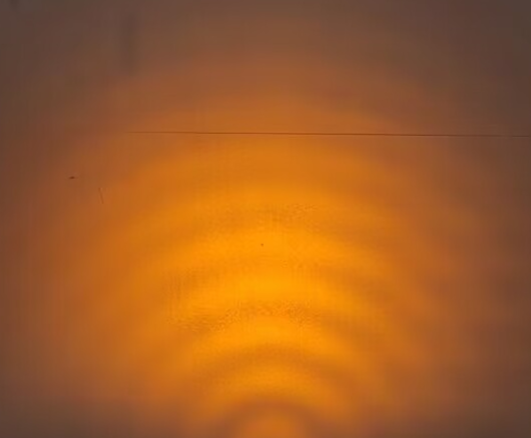
%> input picture picture/Image/1.png, 531 x 438 px
$ octave picture_processing.m   (GNU Octave 9; MATLAB toolbox functions it lacks are replaced by stand-ins)
%> lines starting %> are read from the running program, lines starting %| are printed output that depends on the picture; in (x1, y1, x2, y2) boxes, pixels count from 0 and x2, y2 are one past the last pixel; in counts of white or black regions, pixels touching at a corner belong together; the program's own positions count from 1
clc;
clear;
% 读取图像
I = imread('D:\水面波\picture\Image\1.png');
%> I is the input picture: size 438x531x3 uint8; mean R, G, B 161.6, 93.5, 38.2

% 将图像转换为灰度图
I_gray = rgb2gray(I);
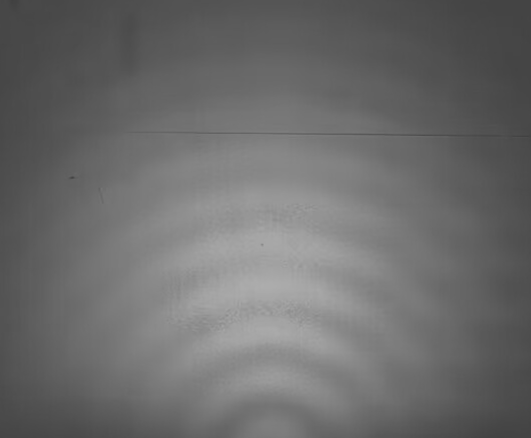
%> I_gray: size 438x531 uint8; min 64, max 173, mean 107.6

% 对图像进行直方图均衡化
I_eq = histeq(I_gray);
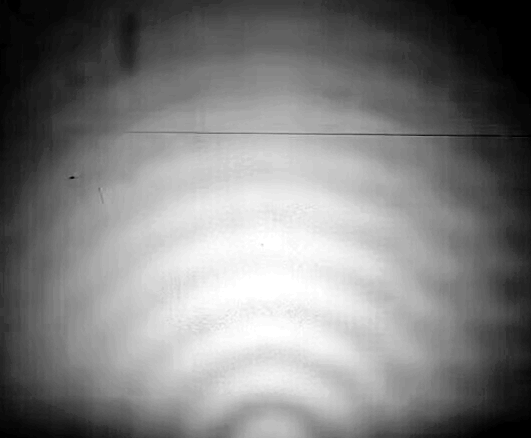
%> I_eq: size 438x531 uint8; min 0, max 255, mean 127.2

% --- 对均衡化后的图像进行高通滤波 ---
% 获取图像大小
[M, N] = size(I_eq);
%> M = 438; N = 531

% 对图像进行傅里叶变换
I_fft = fft2(I_eq);

% 移动零频率分量到频谱中心
I_fft_shifted = fftshift(I_fft);

% 构建理想高通滤波器
D0 = 8; % 设置截止频率
[x, y] = meshgrid(1:N, 1:M);
centerX = N / 2;
%> centerX = 265.5
centerY = M / 2;
%> centerY = 219
D = sqrt((x - centerX).^2 + (y - centerY).^2);
H = double(D > D0); % 高通滤波器

% 应用高通滤波器
I_filtered_fft = I_fft_shifted .* H;

% 将频谱移回
I_filtered_fft_shifted = ifftshift(I_filtered_fft);

% 对结果进行逆傅里叶变换，转换回空间域
I_filtered = real(ifft2(I_filtered_fft_shifted));
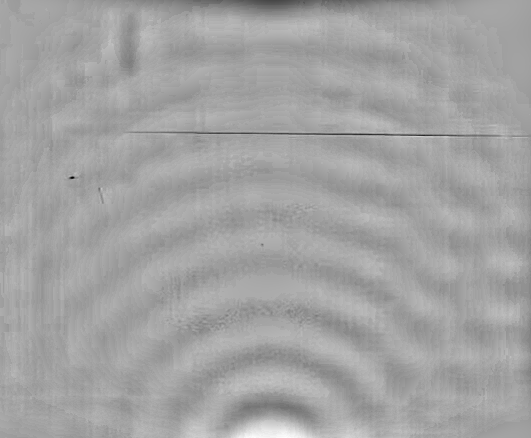
%> I_filtered: size 438x531 double; min -108.1, max 61.17, mean 0; drawn with min black and max white

% --- 对高通滤波后的图像进行增强 ---
% % 1. 图像锐化
I_sharpened = imsharpen(I_filtered);
%
% % 2. 对比度拉伸
I_contrast = imadjust(I_sharpened);

% 3. 直方图均衡化
I_enhanced = histeq(I_contrast);
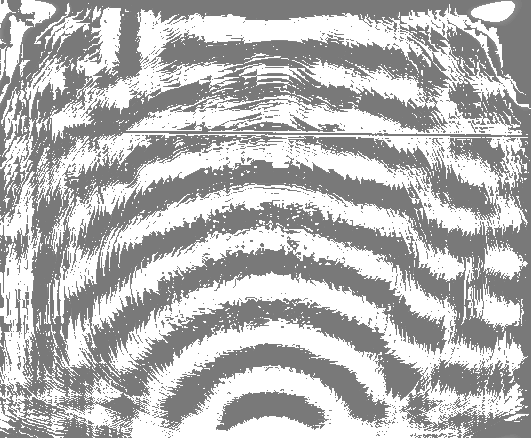
%> I_enhanced: size 438x531 double; min 0.476, max 1, mean 0.714

% 显示处理结果
% figure;
subplot(1, 4, 1), imshow(I_gray), title('原始图像');
subplot(1, 4, 2), imshow(I_eq), title('直方图均衡化后的图像');
subplot(1, 4, 3), imshow(I_filtered, []), title('高通滤波后的图像');
% subplot(2, 2, 3), imshow(I_sharpened, []), title('锐化后的图像');
subplot(1, 4, 4), imshow(I_enhanced, []), title('增强后的图像');
%转化为二值图像
I_enhanced_1=imbinarize(I_enhanced);
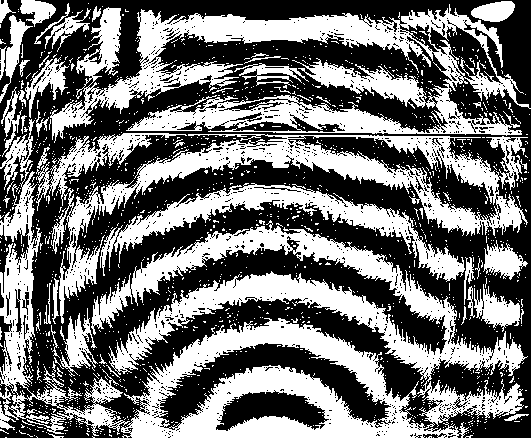
%> I_enhanced_1: size 438x531 logical; 45.1% white; 1383 white regions (1325 under 20 px), largest, box (x1, y1, x2, y2) and area: (91, 220, 528, 438) 36061, (50, 4, 531, 143) 24146, (51, 134, 528, 324) 14431
% figure;
% subplot(1,4, 1),imshow(I_enhanced_1),title('二值图像');

%低通滤波去噪
sigma=5;%滤波器的标准差
parameters=double(3*sigma*2+1); % 模板尺寸
H=fspecial('gaussian', parameters, sigma);%滤波算子 %gaussian低通滤波器
I_enhanced_filtered=imfilter(I_enhanced_1,H,'replicate');
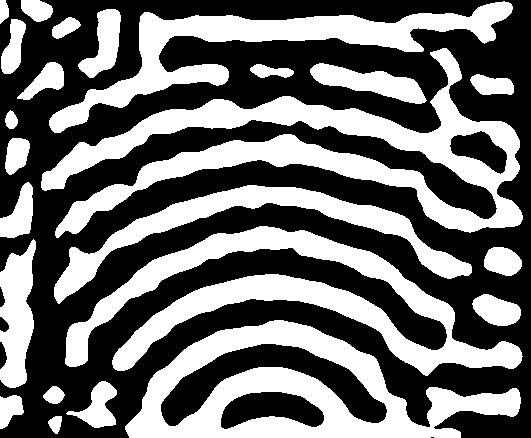
%> I_enhanced_filtered: size 438x531 logical; 43.3% white; 24 white regions, largest, box (x1, y1, x2, y2) and area: (41, 48, 523, 238) 23722, (65, 226, 523, 376) 19304, (125, 320, 521, 438) 18739
% subplot(1,4, 2),imshow(I_enhanced_filtered),title('去噪后图像');

%骨化
I_ossify=bwmorph(I_enhanced_filtered,'skel',18);
%> I_ossify: size 438x531 logical; 3.2% white in thin lines or dots
% subplot(1, 4, 3),imshow(I_ossify),title('骨化图像');

%去毛刺(消除噪声)
I_ossify_filter=bwmorph(I_ossify,'spur',25);
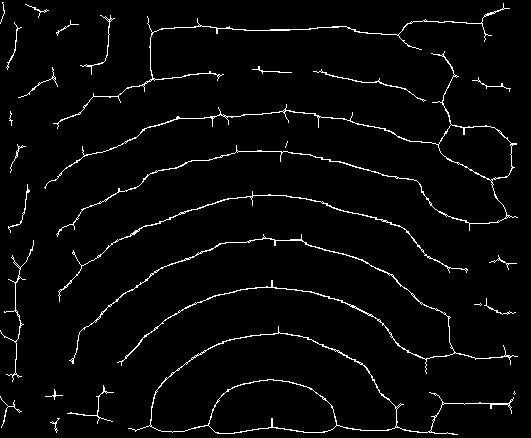
%> I_ossify_filter: size 438x531 logical; 3.1% white in thin lines or dots
% subplot(1, 4, 4),imshow(I_ossify_filter),title('去毛刺');

$ run again, with picture/Image/3.png copied over picture/Image/1.png
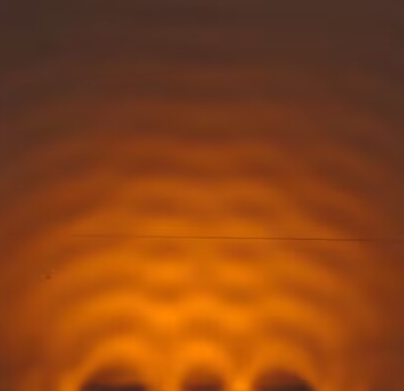
%> input picture picture/Image/3.png, 404 x 391 px
%> I is the input picture: size 391x404x3 uint8; mean R, G, B 137.5, 66.9, 21.3
%> `I_enhanced_1=imbinarize(I_enhanced);`:
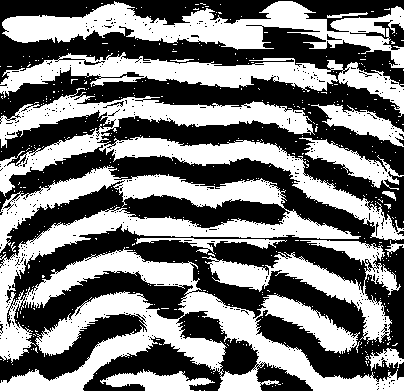
%> I_enhanced_1: size 391x404 logical; 48.2% white; 464 white regions (449 under 20 px), largest, box (x1, y1, x2, y2) and area: (0, 166, 404, 391) 32278, (0, 88, 404, 241) 13717, (2, 1, 404, 68) 9896
%> I_enhanced_filtered: size 391x404 logical; 47.8% white; 14 white regions, largest, box (x1, y1, x2, y2) and area: (0, 209, 404, 391) 18383, (4, 1, 404, 69) 10249, (0, 56, 404, 113) 8179
%> I_ossify: size 391x404 logical; 3.5% white in thin lines or dots
%> `I_ossify_filter=bwmorph(I_ossify,'spur',25);`:
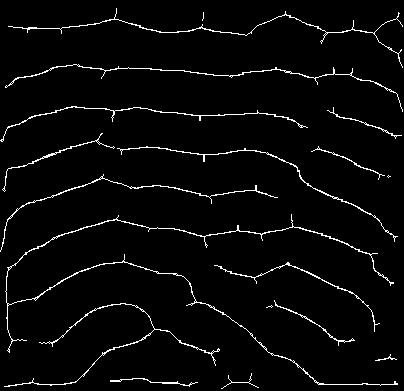
%> I_ossify_filter: size 391x404 logical; 3.4% white in thin lines or dots
